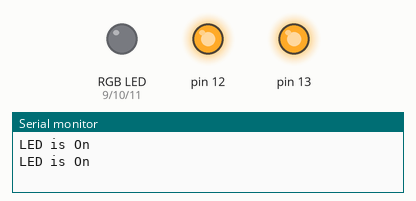
Recording of a sketch running on a simulated Arduino Uno, built with avr-gcc and run on an emulated ATmega328P. On the bench: an RGB LED mixed from three pins (HIGH = lit), output pins drawn as LEDs (lit = HIGH), the last lines printed to the serial monitor.

Above: at 0.1 s.
At 1.1 s:
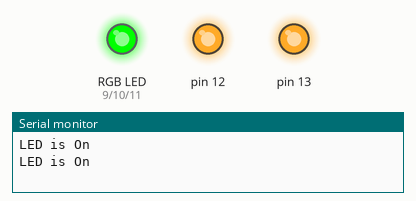
At 3.1 s:
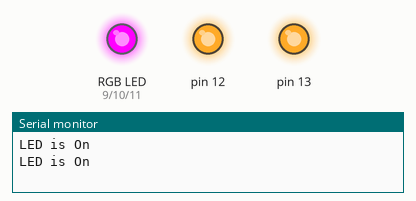
At 13.8 s:
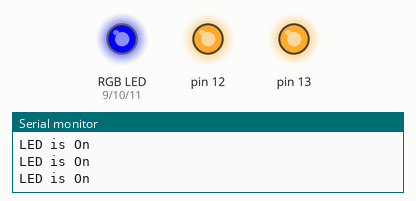
At 28.0 s:
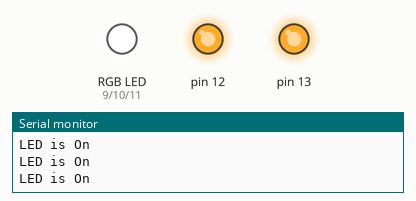
At 39.2 s:
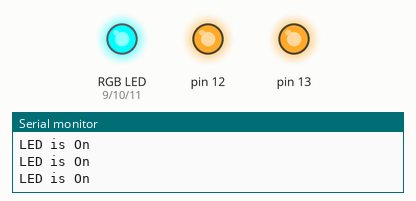
Timing chart, 0 to 40.0 s (numbered marks = the images above):
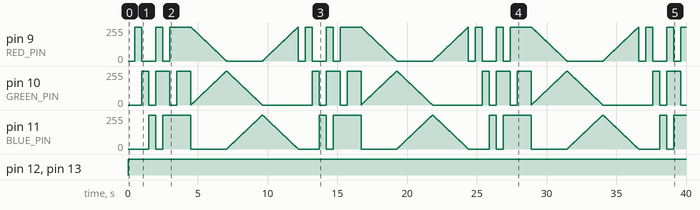

The sketch:

arduinoFinaltestbed.ino
```cpp
const int RED_PIN = 9;
const int GREEN_PIN = 10;
const int BLUE_PIN = 11;


int DISPLAY_TIME = 100;


void setup()
{


  pinMode(RED_PIN, OUTPUT);
  pinMode(GREEN_PIN, OUTPUT);
  pinMode(BLUE_PIN, OUTPUT);

  Serial.begin(9600);
  pinMode(12, OUTPUT);
  pinMode(13, OUTPUT);
}


void loop()
{

  digitalWrite(13, HIGH);
  Serial.println("LED is On");
  digitalWrite(12, HIGH);
  Serial.println("LED is On");

  mainColors();


  showSpectrum();
}


void mainColors()
{


  digitalWrite(RED_PIN, LOW);
  digitalWrite(GREEN_PIN, LOW);
  digitalWrite(BLUE_PIN, LOW);

  delay(500);


  digitalWrite(RED_PIN, HIGH);
  digitalWrite(GREEN_PIN, LOW);
  digitalWrite(BLUE_PIN, LOW);

  delay(500);


  digitalWrite(RED_PIN, LOW);
  digitalWrite(GREEN_PIN, HIGH);
  digitalWrite(BLUE_PIN, LOW);

  delay(500);


  digitalWrite(RED_PIN, LOW);
  digitalWrite(GREEN_PIN, LOW);
  digitalWrite(BLUE_PIN, HIGH);

  delay(500);


  digitalWrite(RED_PIN, HIGH);
  digitalWrite(GREEN_PIN, HIGH);
  digitalWrite(BLUE_PIN, LOW);

  delay(500);


  digitalWrite(RED_PIN, LOW);
  digitalWrite(GREEN_PIN, HIGH);
  digitalWrite(BLUE_PIN, HIGH);

  delay(500);

  digitalWrite(RED_PIN, HIGH);
  digitalWrite(GREEN_PIN, LOW);
  digitalWrite(BLUE_PIN, HIGH);

  delay(500);


  digitalWrite(RED_PIN, HIGH);
  digitalWrite(GREEN_PIN, HIGH);
  digitalWrite(BLUE_PIN, HIGH);

  delay(1000);
}

void showSpectrum()
{
  int x;

  for (x = 0; x < 768; x++)

  {
    showRGB(x);
    delay(10);
  }
}


void showRGB(int color)
{
  int redIntensity;
  int greenIntensity;
  int blueIntensity;


  if (color <= 255)
  {
    redIntensity = 255 - color;
    greenIntensity = color;
    blueIntensity = 0;
  }
  else if (color <= 511)
  {
    redIntensity = 0;
    greenIntensity = 255 - (color - 256);
    blueIntensity = (color - 256);
  }
  else // color >= 512
  {
    redIntensity = (color - 512);
    greenIntensity = 0;
    blueIntensity = 255 - (color - 512);
  }


  analogWrite(RED_PIN, redIntensity);
  analogWrite(BLUE_PIN, blueIntensity);
  analogWrite(GREEN_PIN, greenIntensity);
}
```

Measured:
- by itself, pin 12, pin 13: LOW → HIGH at 0.00 s
- by itself, pin 9 (RED_PIN): 0/255 → 255/255 at 0.50 s, → 0/255 0.50 s later, → 255/255 1.0 s later, → 0/255 0.50 s later, … (1553 changes in this stretch)
- by itself, pin 11 (BLUE_PIN): 0/255 → 255/255 at 1.5 s, → 0/255 0.50 s later, → 255/255 0.50 s later, → 0/255 2.0 s later, … (1545 changes in this stretch)
